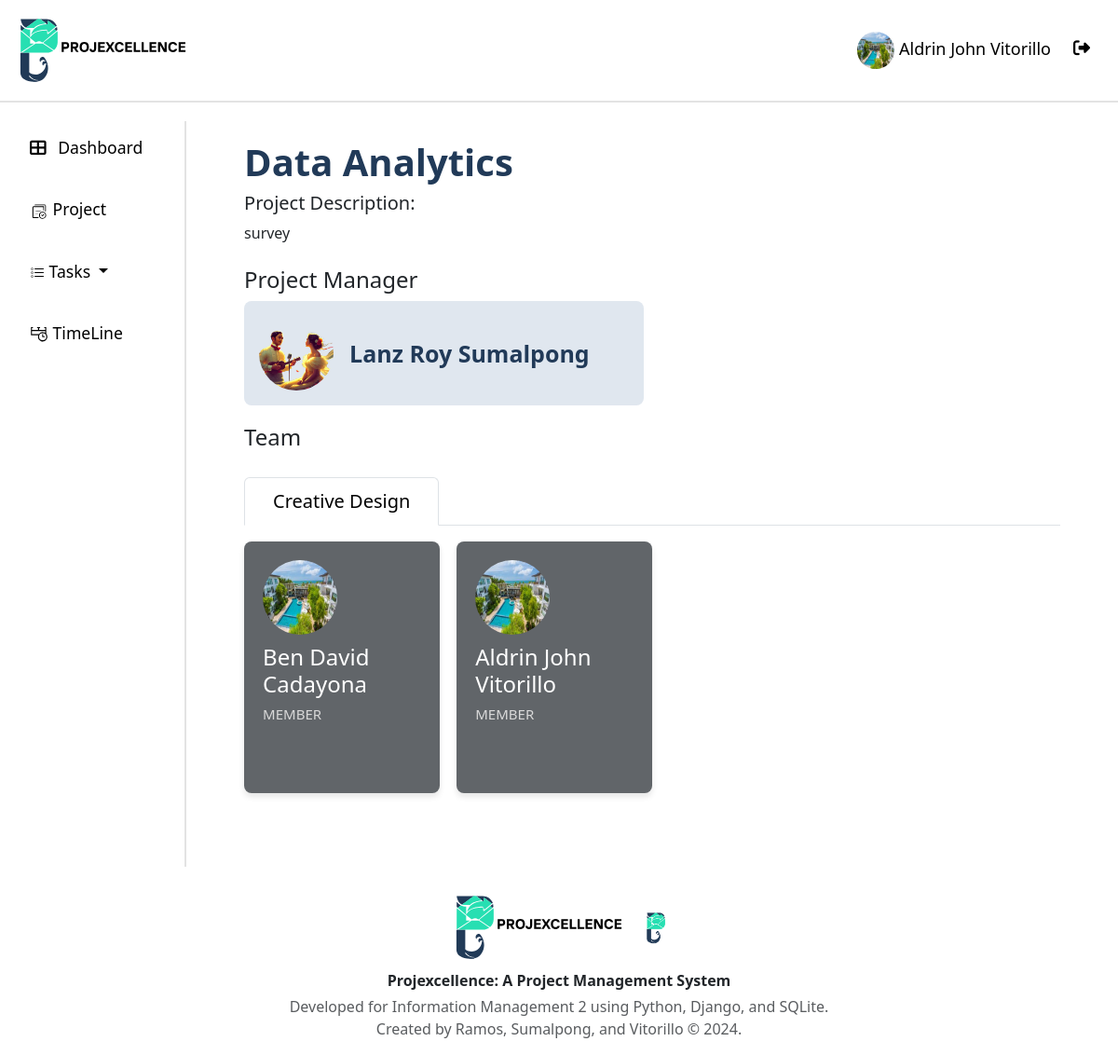
Screenshot of /myteam/2/ (signed in) with the database file from the repository.
### api/models.py (models this page shows, shortened)
class User(AbstractUser):
    username = None  # Remove the username field entirely
    email = models.EmailField(_("email address"), unique=True)
    phone_regex = RegexValidator(
        regex=r"^\+?1?\d{9,15}$",
        message="Phone number must be entered in the format: '+999999999'. Up to 15 digits allowed.",
    )
    isLogout = models.BooleanField(default=True)
    logoutTime = models.DateTimeField(default=timezone.now)
    phone_number = models.CharField(validators=[phone_regex], max_length=17, blank=True)
    profile_path = models.ImageField(null=True, blank=True,upload_to='profile/' )
    groups = models.ManyToManyField(
        "auth.Group",
        verbose_name=_("groups"),
        blank=True,
        related_name="custom_user_set",
        related_query_name="custom_user",
    )
    user_permissions = models.ManyToManyField(
        "auth.Permission",
        verbose_name=_("user permissions"),
        blank=True,
        related_name="custom_user_set",
        related_query_name="custom_user",
    )
    objects = UserManager()
    USERNAME_FIELD = "email"
    REQUIRED_FIELDS = ["first_name", "last_name", "date_of_hire", "password"]
    def __str__(self):
        return f"{self.first_name} {self.last_name}"

class Project(models.Model):
    project_name = models.CharField(max_length=50)
    description = models.TextField()
    created_by = models.ForeignKey(User, on_delete=models.CASCADE)
    date_created = models.DateTimeField(auto_now_add=True)

class Team(models.Model):
    team_name = models.CharField(max_length=50)
    users = models.ManyToManyField(User, through='TeamMembership')  # Define the through model
    project = models.ForeignKey('Project', on_delete=models.CASCADE)

class TeamMembership(models.Model):
    ROLE_CHOICES = [
        ("MEMBER", "Member"),
        ("MANAGER", "Manager"),
        ("HEAD", "Head"),
    ]
    user = models.ForeignKey(User, on_delete=models.CASCADE)
    team = models.ForeignKey(Team, on_delete=models.CASCADE)
    project = models.ForeignKey('Project', on_delete=models.CASCADE)
    role = models.CharField(max_length=50,  choices=ROLE_CHOICES, default="Member")
    joined_at = models.DateTimeField(auto_now_add=True)

### api/Views/views.py (the view, shortened to what this page needs)
# urls.py: path("myteam/<int:project_id>/", views.team_list, name="team_list"),
@login_required
def team_list(request, project_id):
    add_team_form = TeamForm(request.POST, current_user=request.user)
    add_member_form = AddMemberForm(request.POST, current_user=request.user)
    edit_role_form = EditRoleForm()
    user = request.user
    current_datetime = timezone.now()
    project = get_object_or_404(Project, id=project_id)
    assign_task = TaskForm(project=project)
    teams = Team.objects.filter(project=project).order_by("-id").prefetch_related('teammembership_set')
    team_filter = TeamFilter(request.GET, queryset=teams)
    paginator = Paginator(team_filter.qs, 5)
    page_number = request.GET.get("page")
    page_obj = paginator.get_page(page_number)
    user_roles = {
        membership.team_id: membership.role
        for membership in TeamMembership.objects.filter(
            user=request.user,
            project=project
        )
    }
    team_memberships_sorted = [
    (team, sorted(
        team.teammembership_set.all(),
        key=lambda m: (m.role != 'HEAD', m.role != 'MANAGER')
    ))
    for team in page_obj
]
    context = {
        "page_obj": page_obj,
        "add_team_form": add_team_form,
        "add_member_form": add_member_form,
        "assign_task":assign_task,
        "filter": team_filter,
        "project": project,
        "edit_role_form": edit_role_form,
        "team_memberships": team_memberships_sorted,
        "user_roles": user_roles,
        "current_datetime":current_datetime,
    }
    return render(request, "myteam.html", context)

### api/templatetags/custom_filters.py (called while the page is built)
@register.filter
def is_project_manager(user, project):
    return TeamMembership.objects.filter(
        user=user,
        project=project,
        role='Project Manager'
    ).exists()

@register.filter
def get_item(dictionary, key):
    return dictionary.get(key)

### api/templates/myteam.html (shortened to what this page needs)
{% extends "base.html" %}
{% load static %}
{% load crispy_forms_tags %}
{% load custom_filters %}
{% block content %}
<div class="page-container">
    <div class="Team">
        <h1><div class="project-name">{{ project.project_name|capfirst }}</div></h1>
        <h5>Project Description:</h5>
        <div class="project-description">{{ project.description}}{% if project.description %}{% endif %}</div><br>
        <h4>Project Manager</h4>
        <div class="card">
            <div class="info">
                <table>
                    <tr>
                        <td>
                            {% if project.created_by.profile_path %}
                                <img class="avatar" src="{{ project.created_by.profile_path.url }}" >
                            {% else %}
                                <img class="avatar" src="{% static 'res/logoPlaceHolder.png' %}" alt="avatar-profile">
                            {% endif %}
                            </td>
                        <td>
                            <h2 class="name"> {{ project.created_by.first_name|capfirst }} {{ project.created_by.last_name|capfirst }}</h2>
                        </td>
                    </tr>
                </table>
            </div>
        </div>
    </div>
    <div class="member-top">
        <h4>Team</h4>
    </div>
    <div>
        <ul class="nav nav-tabs">
            {% for team in page_obj %}
                <li class="nav-item">
                    <a class="nav-link {% if forloop.first %}active{% endif %}"
                       aria-current="page"
                       data-bs-toggle="tab"
                       href="#team-{{ team.id }}">
                       {{ team.team_name }}
                    </a>
                </li>
            {% endfor %}
        </ul>
        <div class="tab-content">
            {% for team, memberships in team_memberships %}
                <div class="tab-pane {% if forloop.first %}active{% endif %}" id="team-{{ team.id }}">
                    <div class="list">
                        {% if memberships %}
                            {% for membership in memberships %}
                                {%if membership.role == 'HEAD'%}
                                <div class="teamCards card-head">
                                {%elif membership.role == 'MANAGER'%}
                                <div class="teamCards card-manager">
                                {%else %}
                                <div class="teamCards card-members">
                                {%endif%}
                                    <div>
                                            {% if membership.user.profile_path and membership.user.profile_path.url %}
                                                <img class="avatar" src="{{ membership.user.profile_path.url }}" >
                                            {% else %}
                                                <img class="avatar" src="{% static '/res/logoPlaceHolder.png' %}" alt="avatar-profile" >
                                            {% endif %}
                                                <h4 style="margin-top: 10px;">{{ membership.user.first_name|capfirst }} {{ membership.user.last_name|capfirst }}</h4>
                                                <h4 class="title">{{ membership.role|capfirst }}</h4>
                                    </div>
                                </div>
                            {% endfor %}
                        {% else %}
                        <div class="card-members">
                            <div class="info">
                                <span>No members in this team.</span>
                            </div>
                        </div>
                    {% endif %}
                    </div>
                </div>
            {% endfor %}
        </div>
    </div>
</div>
{% endblock %}

### api/templates/base.html (shortened to what this page needs)
{% load static %}
<!DOCTYPE html>
<html lang="en">
  <head>
    <link
      href="https://cdn.jsdelivr.net/npm/bootstrap@5.3.0/dist/css/bootstrap.min.css"
      rel="stylesheet"
    />
    <link href="https://cdn.jsdelivr.net/npm/bootstrap-icons/font/bootstrap-icons.css" rel="stylesheet">
    <link
      href="https://cdnjs.cloudflare.com/ajax/libs/font-awesome/6.4.0/css/all.min.css"
      rel="stylesheet"
    />
    <link href="https://cdn.jsdelivr.net/npm/bootstrap@5.3.0/dist/css/bootstrap.min.css" rel="stylesheet">
  </head>
  <body>
    <header>
      <div class="header">
          <img src="{% static '/res/slogo.svg' %}" alt="logo" width="200px">
          <div class="profile" >
            <a class="nav-link {% if request.resolver_match.url_name == 'profile' %}active{% endif %}" href="{% url 'profile' %}">
              {% if request.user.profile_path.url != null  %}
                <img src="{{ request.user.profile_path.url }}" width="40px" height="40px" style="border-radius: 50%;" >
              {%endif%}
              {{ request.user.first_name|capfirst }} {{ request.user.last_name|capfirst }}
            </a>
            <a class="nav-link" href="{% url 'logout' %}" onclick="event.preventDefault(); document.getElementById('logout-form').submit();" style="margin-top: 5px;">
              <i class="fas fa-sign-out-alt me-2"></i>
            </a>
          </div>
      </div>
    </header>
    <div class="container-fluid">
      <div class="row">
        <nav
          id="sidebarMenu"
          class="col-md-3 col-lg-2 d-md-block sidebar collapse"
        >
          <ul class="nav flex-column">
            <li class="nav-item">
              <a class="nav-link {% if request.resolver_match.url_name == 'dashboard' %}active{% endif %}" href="{% url 'dashboard' %}">
                <i class="fas fa-th-large me-2"></i> Dashboard
              </a>
            </li>
            <li class="nav-item">
              <a class="nav-link {% if request.resolver_match.url_name == 'project' %}active{% endif %}" href="{% url 'project' %}">
                <img src="{% static '/res/projectIcon.svg' %}" alt="logo" width="20px">  Project
              </a>
            </li>
            <li class="nav-item dropdown">
              <a
                class="nav-link dropdown-toggle {% if request.resolver_match.url_name == 'task' or request.resolver_match.url_name == 'assign_task'%}active{% endif %}"
                href="#"
                id="taskDropdown"
                role="button"
                data-bs-toggle="dropdown"
                aria-expanded="false"
              >
                {% if request.resolver_match.url_name == 'task' %} My {% elif request.resolver_match.url_name == 'assign_task' %} Assigned{% endif %} Tasks
              </a>
            </li>
            <li class="nav-item">
              <a class="nav-link {% if request.resolver_match.url_name == 'timeline' %}active{% endif %}" href="{% url 'timeline' %}">
                <img src="{% static '/res/timelineIcon.svg' %}" alt="logo" width="20px">  TimeLine
              </a>
            </li>
          </ul>
        </nav>
        <main class="col-md-9 ms-sm-auto col-lg-10 px-md-4 main-content">
          {% block content %}{% endblock content %}
        </main>
      </div>
    </div>
  </body>
  <footer class="footer">
    <div class="container text-center content-container">
      <img src="{% static '/res/slogo.svg' %}" alt="logo" width="200px">
      <img src="{% static '/res/logoPlaceHolder.png' %}" alt="logo" width="40px">
      <p class="mb-1 fw-bold">Projexcellence: A Project Management System</p>
      <p class="text-muted">
        Developed for Information Management 2 using Python, Django, and SQLite.<br>
        Created by Ramos, Sumalpong, and Vitorillo &copy; {% now "Y" %}.
      </p>
    </div>
  </footer>
</html>

### api/templates/base.html (style rules this page uses)
.header { overflow: hidden; background-color: #ffffff; padding: 20px 10px; position: fixed; top: 0; width: 100%; z-index: 1000; margin-bottom: 10px; border-bottom: 2px solid #e3e3e3; height: 110px; display: flex; justify-content: space-between; align-items: center; }
.header a { float: left; color: black; text-align: center; padding: 12px; text-decoration: none; font-size: 18px; line-height: 25px; border-radius: 4px; }
body { margin-top: 130px; background-color: #ffffff; }
.sidebar { background-color: #ffffff; color: black; height: 100vh; overflow-y: auto; position: fixed; top: 100; left: 0; z-index: 1000; border-right: 2px solid #e3e3e3; }
.sidebar .nav-link { color: black; padding: 15px 20px; font-size: 1.1rem; margin-bottom: 10px; }
.main-content { margin-left: 0; padding-top: 20px; }

### api/templates/myteam.html (style rules this page uses)
.page-container { display: flex; flex-direction: column; min-height: 100vh; margin: 0 4%; user-select: none; }
.member-top { display: flex; justify-content: space-between; align-items: center; margin-bottom: 20px; }
.card { background-color: #E0E7EF; color: #213A58; border: #E0E7EF; border-radius: 8px; padding: 15px; min-height: 100px; max-width: 49%; margin-bottom: 20px; user-select: none; }
.teamCards { color: #FFFFFF; border-radius: 8px; padding: 20px; min-height: 270px; max-height: fit-content; box-shadow: 0 4px 6px rgba(0, 0, 0, 0.1); width: 24%; }
.card-members { background-color: #616569; }
.card-members .title { color: #D9D9D9; }
.title { font-size: 15px; color: #D9D9D9; }
.avatar { width: 80px; height: 80px; border-radius: 50%; margin-right: 15px; }
.info { display: flex; align-items: right; }
.name { font-size: 25px; font-weight: bold; margin: 0; }
.nav-tabs { margin-bottom: 2%; user-select: none; }
.nav-item { font-size: 20px; }
.nav-link { padding: 10px 30px; color: #6292d1; }
.project-name { color: #213A58; font-size: 40px; font-weight: bold; }
.active { color: rgb(52, 0, 241); }
.tab-content>.active .list { display: flex; flex-wrap: wrap; gap: 18px; }

### rows the page displays
User: user.profile_path (picture), user.first_name "Aldrin John", user.last_name "Vitorillo"
Project: project_name "Data Analytics", description "survey", created_by.profile_path (picture), created_by.first_name "Lanz Roy", created_by.last_name "Sumalpong"
Team: team_name "Creative Design"
TeamMembership: user.profile_path (picture), user.first_name "Ben David", user.last_name "Cadayona", role "MEMBER"
TeamMembership: user.profile_path (picture), user.first_name "Aldrin John", user.last_name "Vitorillo", role "MEMBER"
